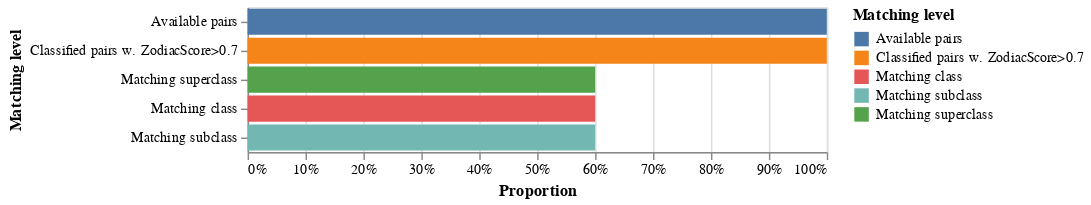

This figure's notebook cell:
### Code cell
check_matching_annotations.table_class_matching
make_barchart_match(check_matching_annotations.table_class_matching) ### This one for absolute values
make_barchart_match_rel(check_matching_annotations.table_class_matching)

### Figure 1 — Vega-Lite specification as saved in the notebook (floating-point values rounded to 4 significant figures)
{"config": {"view": {"continuousWidth": 400, "continuousHeight": 300}}, "data": {"name": "data-2e6e4c454028e86fc82c907a428b233c"}, "mark": "bar", "encoding": {"color": {"type": "nominal", "field": "Matching level"}, "x": {"type": "quantitative", "axis": {"format": ".0%"}, "field": "Relative", "stack": "zero", "title": "Proportion"}, "y": {"type": "nominal", "field": "Matching level", "sort": "-x"}}, "$schema": "https://vega.github.io/schema/vega-lite/v4.8.1.json", "datasets": {"data-2e6e4c454028e86fc82c907a428b233c": [{"Matching level": "Available pairs", "Count": 10, "Relative": 1.0}, {"Matching level": "Classified pairs w. ZodiacScore>0.7", "Count": 10, "Relative": 1.0}, {"Matching level": "Matching superclass", "Count": 6, "Relative": 0.6}, {"Matching level": "Matching class", "Count": 6, "Relative": 0.6}, {"Matching level": "Matching subclass", "Count": 6, "Relative": 0.6}]}}
